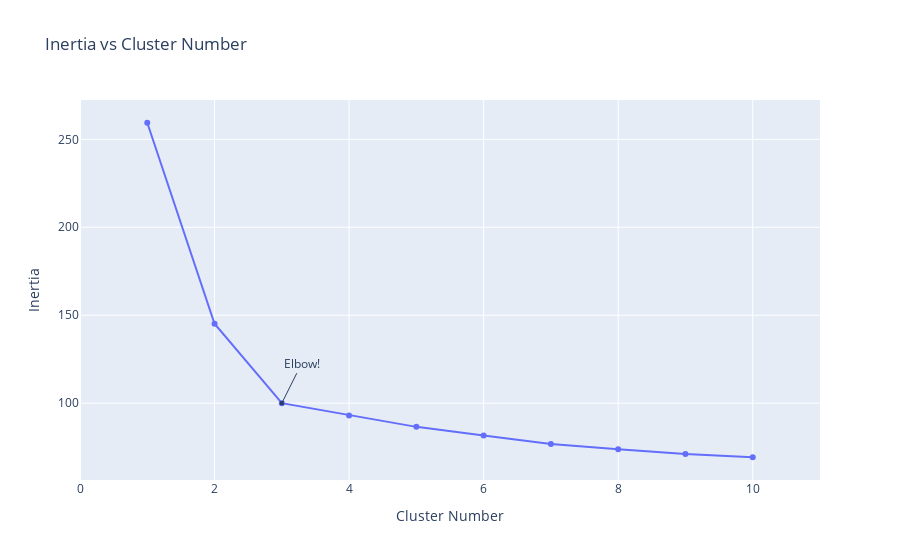

This figure's notebook cell:
### Code cell
scaler = MinMaxScaler()
scaler.fit(df1)
df1 = scaler.transform(df1)
inertia = []
for i in range(1, 11): 
    kmeans=KMeans(n_clusters=i, init='k-means++', n_init=10, random_state=42)
    kmeans.fit(df1)
    inertia.append(kmeans.inertia_)
    
fig = go.Figure(data=go.Scatter(x=np.arange(1,11), y=inertia))
fig.update_layout(title="Inertia vs Cluster Number",xaxis=dict(range=[0,11],title="Cluster Number"),
                  yaxis={'title':'Inertia'},
                 annotations=[
        dict(
            x=3,
            y=inertia[2],
            xref="x",
            yref="y",
            text="Elbow!",
            showarrow=True,
            arrowhead=7,
            ax=20,
            ay=-40
        )
    ])

### Figure 1 — Plotly figure (JSON) as saved in the notebook; plotly's stock layout.template omitted (floating-point values rounded to 4 significant figures)
{"data": [{"type": "scatter", "x": [1, 2, 3, 4, 5, 6, 7, 8, 9, 10], "y": [259.4, 145.1, 99.97, 93.02, 86.5, 81.56, 76.79, 73.83, 71.06, 69.21]}], "layout": {"annotations": [{"arrowhead": 7, "ax": 20, "ay": -40, "showarrow": true, "text": "Elbow!", "x": 3, "xref": "x", "y": 99.97, "yref": "y"}], "title": {"text": "Inertia vs Cluster Number"}, "xaxis": {"range": [0, 11], "title": {"text": "Cluster Number"}}, "yaxis": {"title": {"text": "Inertia"}}}}
